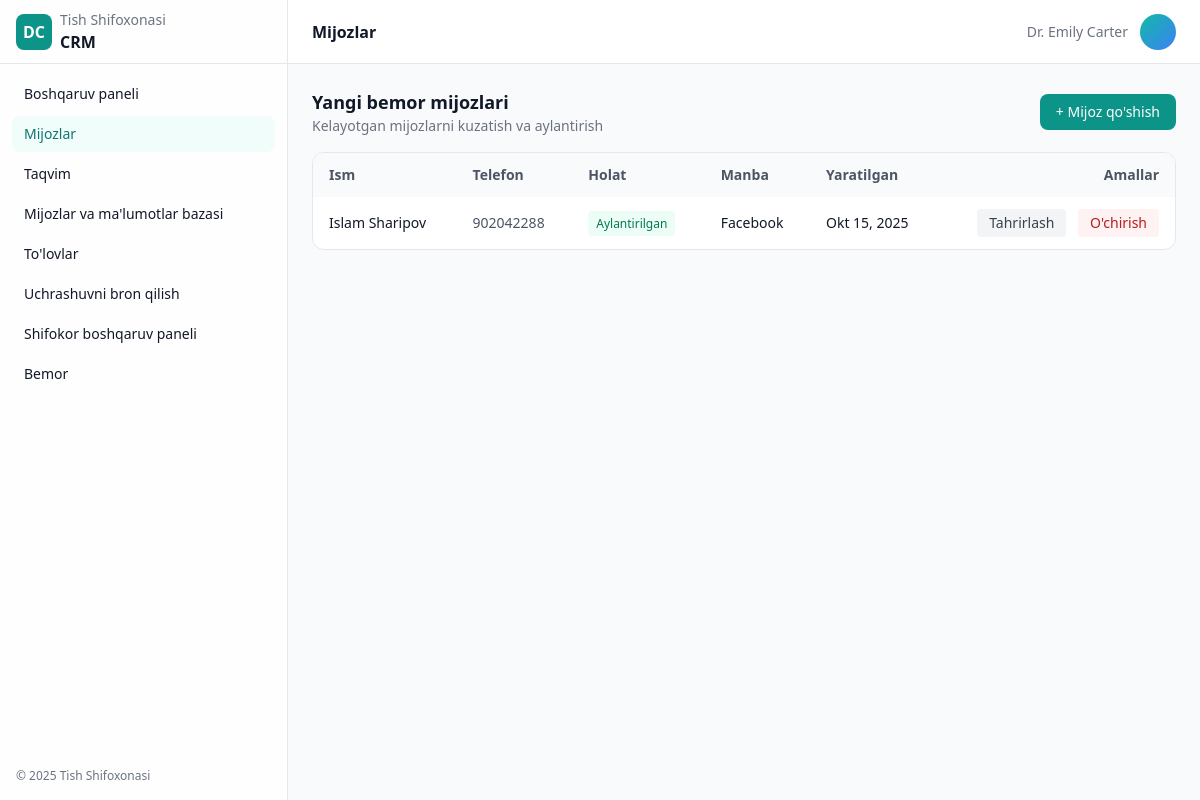
The app's page /leads/page/ with its own data.
### leads/models.py (models this page shows, shortened)
class Lead(models.Model):
    STATUS_CHOICES = [
        ('new', 'New'),
        ('contacted', 'Contacted'),
        ('converted', 'Converted'),
        ('lost', 'Lost'),
    ]
    full_name = models.CharField(max_length=255)
    phone = models.CharField(max_length=32)
    source = models.CharField(max_length=100, blank=True)
    assigned_doctor = models.ForeignKey(Doctor, on_delete=models.SET_NULL, null=True, blank=True, related_name='leads')
    status = models.CharField(max_length=20, choices=STATUS_CHOICES, default='new')
    created_at = models.DateTimeField(auto_now_add=True)
    notes = models.TextField(blank=True)

### leads/views.py (the view)
# urls.py: path('', views.lead_list, name='leads_page'),
def lead_list(request):
    leads = Lead.objects.all().order_by('-created_at')
    doctors = Doctor.objects.filter(is_active=True).order_by('name')
    return render(request, 'leads.html', {'leads': leads, 'doctors': doctors})

### dentalcrm/templatetags/translation_tags.py (called while the page is built)
@register.simple_tag(takes_context=True)
def trans(context, text):
    current_language = context['request'].session.get('django_language', 'uz')
    return get_translation(text, current_language)

### dentalcrm/translations.py (called while the page is built)
def get_translation(text, language='uz'):
    if language in TRANSLATIONS and text in TRANSLATIONS[language]:
        return TRANSLATIONS[language][text]
    return text

### templates/leads.html (shortened to what this page needs)
{% extends 'base.html' %}
{% load translation_tags %}
{% block content %}
<div class="min-h-screen flex">
  <aside class="hidden md:flex md:w-64 lg:w-72 flex-col border-r border-gray-200 dark:border-gray-800 bg-white/80 dark:bg-gray-950/60 backdrop-blur">
    <div class="h-16 flex items-center gap-2 px-4 border-b border-gray-200 dark:border-gray-800">
      <div class="w-9 h-9 rounded-lg bg-teal-600 flex items-center justify-center text-white font-bold">DC</div>
      <div>
        <div class="text-sm text-gray-500 dark:text-gray-400">{% trans "Dental Clinic" %}</div>
        <div class="font-semibold">{% trans "CRM" %}</div>
      </div>
    </div>
    <nav class="p-3 space-y-1 text-sm">
      <a href="/dashboard/" class="flex items-center gap-3 px-3 py-2 rounded-lg hover:bg-gray-100 dark:hover:bg-gray-800">{% trans "Dashboard" %}</a>
      <a href="/leads/page/" class="flex items-center gap-3 px-3 py-2 rounded-lg bg-teal-50 text-teal-700 dark:bg-teal-900/30 dark:text-teal-200 font-medium">{% trans "Leads" %}</a>
      <a href="/calendar/" class="flex items-center gap-3 px-3 py-2 rounded-lg hover:bg-gray-100 dark:hover:bg-gray-800">{% trans "Calendar" %}</a>
      <a href="/clients/" class="flex items-center gap-3 px-3 py-2 rounded-lg hover:bg-gray-100 dark:hover:bg-gray-800">{% trans "Clients & Database" %}</a>
      <a href="/payments/page/" class="flex items-center gap-3 px-3 py-2 rounded-lg hover:bg-gray-100 dark:hover:bg-gray-800">{% trans "Payments" %}</a>
      <a href="/book/" class="flex items-center gap-3 px-3 py-2 rounded-lg hover:bg-gray-100 dark:hover:bg-gray-800">{% trans "Book Appointment" %}</a>
      <a href="/doctor/" class="flex items-center gap-3 px-3 py-2 rounded-lg hover:bg-gray-100 dark:hover:bg-gray-800">{% trans "Doctor Dashboard" %}</a>
      <a href="/patient/page/" class="flex items-center gap-3 px-3 py-2 rounded-lg hover:bg-gray-100 dark:hover:bg-gray-800">{% trans "Patient" %}</a>
    </nav>
    <div class="mt-auto p-4 text-xs text-gray-500 dark:text-gray-400">© 2025 {% trans "Dental Clinic" %}</div>
  </aside>
  <div class="flex-1 flex flex-col min-w-0">
    <header class="h-16 flex items-center justify-between px-4 md:px-6 bg-white dark:bg-gray-950 border-b border-gray-200 dark:border-gray-800">
      <div class="hidden md:block font-semibold">{% trans "Leads" %}</div>
      <div class="flex items-center gap-3">
        <span class="text-sm text-gray-500 dark:text-gray-400 hidden sm:block">Dr. Emily Carter</span>
        <div class="w-9 h-9 rounded-full bg-gradient-to-br from-teal-500 to-blue-500"></div>
      </div>
    </header>
    <main class="p-4 md:p-6 space-y-4">
      <div class="flex flex-col sm:flex-row sm:items-center sm:justify-between gap-3">
        <div>
          <h1 class="text-lg font-semibold">{% trans "New Patient Leads" %}</h1>
          <p class="text-sm text-gray-500">{% trans "Track and convert incoming leads" %}</p>
        </div>
        <button onclick="showModal('addLead')" class="inline-flex items-center justify-center px-4 py-2 rounded-lg bg-teal-600 text-white text-sm font-medium hover:bg-teal-700">+ {% trans "Add Lead" %}</button>
      </div>
      <div class="bg-white dark:bg-gray-950 border border-gray-200 dark:border-gray-800 rounded-xl overflow-hidden">
        <div class="overflow-x-auto">
          <table class="min-w-full text-sm">
            <thead class="bg-gray-50 dark:bg-gray-900/60 text-gray-600 dark:text-gray-300">
              <tr>
                <th class="text-left px-4 py-3">{% trans "Name" %}</th>
                <th class="text-left px-4 py-3">{% trans "Phone" %}</th>
                <th class="text-left px-4 py-3">{% trans "Status" %}</th>
                <th class="text-left px-4 py-3">{% trans "Source" %}</th>
                <th class="text-left px-4 py-3">{% trans "Created" %}</th>
                <th class="text-right px-4 py-3">{% trans "Actions" %}</th>
              </tr>
            </thead>
            <tbody class="divide-y divide-gray-200 dark:divide-gray-800">
              {% for lead in leads %}
              <tr>
                <td class="px-4 py-3 font-medium">{{ lead.full_name }}</td>
                <td class="px-4 py-3 text-gray-600 dark:text-gray-300">{{ lead.phone }}</td>
                <td class="px-4 py-3">
                  {% if lead.status == 'new' %}
                    <span class="text-xs px-2 py-1 rounded bg-orange-50 text-orange-700 dark:bg-orange-900/30 dark:text-orange-200">{% trans "New" %}</span>
                  {% elif lead.status == 'contacted' %}
                    <span class="text-xs px-2 py-1 rounded bg-blue-50 text-blue-700 dark:bg-blue-900/30 dark:text-blue-200">{% trans "Contacted" %}</span>
                  {% elif lead.status == 'converted' %}
                    <span class="text-xs px-2 py-1 rounded bg-emerald-50 text-emerald-700 dark:bg-emerald-900/30 dark:text-emerald-200">{% trans "Converted" %}</span>
                  {% elif lead.status == 'lost' %}
                    <span class="text-xs px-2 py-1 rounded bg-red-50 text-red-700 dark:bg-red-900/30 dark:text-red-200">{% trans "Lost" %}</span>
                  {% endif %}
                </td>
                <td class="px-4 py-3">{{ lead.source|default:"—" }}</td>
                <td class="px-4 py-3">{{ lead.created_at|date:"M d, Y" }}</td>
                <td class="px-4 py-3 text-right space-x-2">
                  <button onclick="editLead({{ lead.id }}, '{{ lead.full_name|escapejs }}', '{{ lead.phone|escapejs }}', '{{ lead.source|escapejs }}', '{{ lead.status }}', '{{ lead.notes|escapejs }}')" class="px-3 py-1 rounded bg-gray-100 dark:bg-gray-800 hover:bg-gray-200 text-gray-700 dark:text-gray-200">{% trans "Edit" %}</button>
                  <button onclick="deleteLead({{ lead.id }}, '{{ lead.full_name|escapejs }}')" class="px-3 py-1 rounded bg-red-50 text-red-700 hover:bg-red-100 dark:bg-red-900/30 dark:text-red-200">{% trans "Delete" %}</button>
                </td>
              </tr>
              {% empty %}
              <tr>
                <td colspan="6" class="px-4 py-8 text-center text-gray-500 dark:text-gray-400">{% trans "No leads found" %}</td>
              </tr>
              {% endfor %}
            </tbody>
          </table>
        </div>
      </div>
    </main>
  </div>
</div>
{% endblock %}

### templates/base.html (style rules this page uses)
html { font-family: Inter, system-ui, -apple-system, Segoe UI, Roboto, Ubuntu, Cantarell, Noto Sans, Helvetica, Arial, "Apple Color Emoji", "Segoe UI Emoji"; }

### records on screen
Lead: full_name "Islam Sharipov", phone "902042288", source "Facebook", created_at "Okt 15, 2025"
